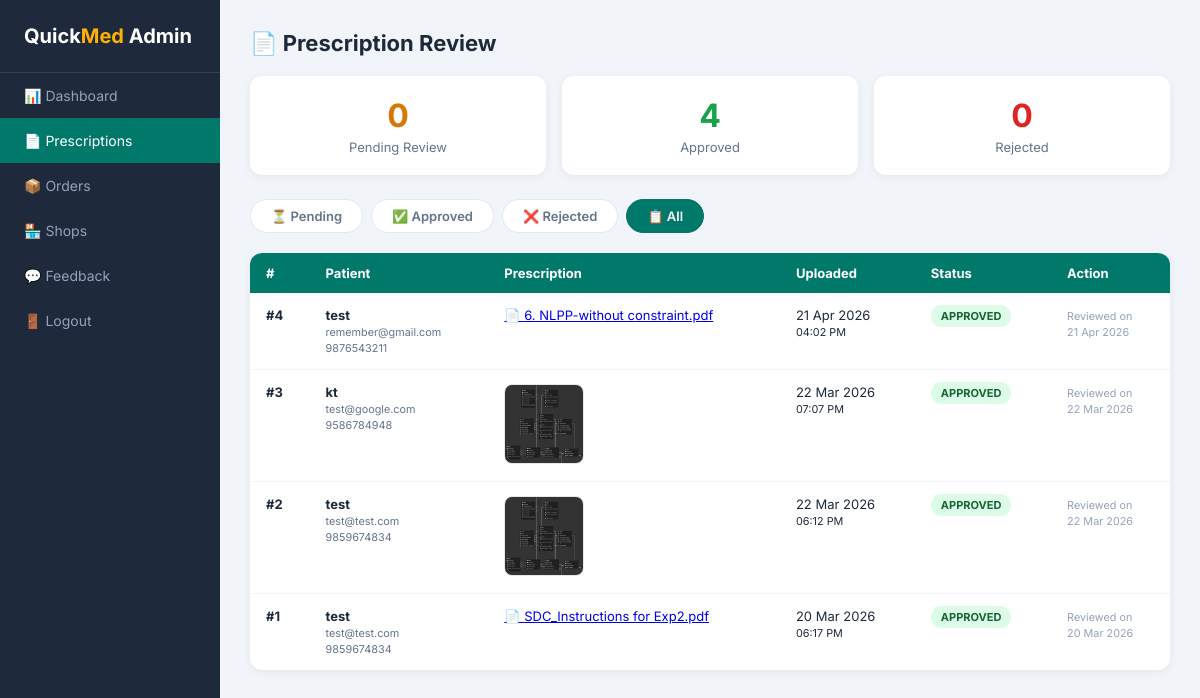
Before: /admin/view_prescriptions.php?filter=all (signed in) with the older database file.
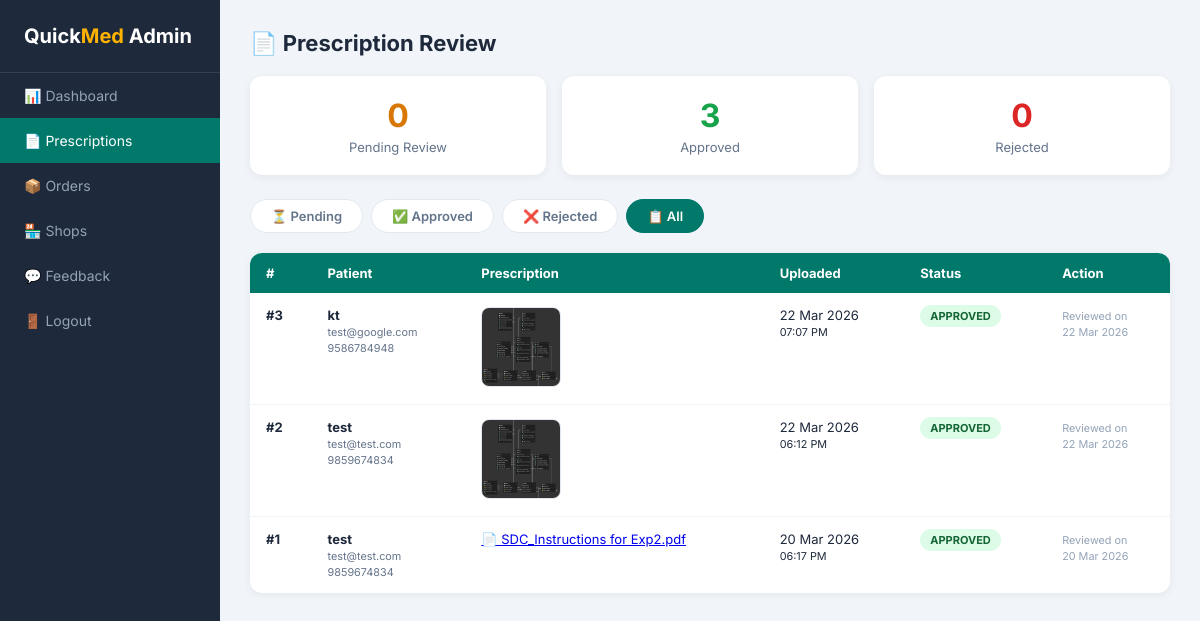
After: the same page with the newer database file.
### tables this page shows
CREATE TABLE `prescriptions` (
  `id` int(11) NOT NULL,
  `user_id` int(11) NOT NULL,
  `file_path` varchar(255) NOT NULL,
  `original_filename` varchar(255) DEFAULT NULL,
  `status` enum('pending','approved','rejected') DEFAULT 'pending',
  `admin_note` text DEFAULT NULL,
  `uploaded_at` timestamp NOT NULL DEFAULT current_timestamp(),
  `reviewed_at` timestamp NULL DEFAULT NULL,
  `reviewed_by` int(11) DEFAULT NULL
);

CREATE TABLE `users` (
  `id` int(11) NOT NULL,
  `full_name` varchar(100) NOT NULL,
  `email` varchar(100) NOT NULL,
  `phone` varchar(15) DEFAULT NULL,
  `password` varchar(255) NOT NULL,
  `address` text DEFAULT NULL,
  `created_at` timestamp NOT NULL DEFAULT current_timestamp()
);

### admin/view_prescriptions.php (the view, shortened to what the changed rows need)
<?php
require '../includes/db.php';
$filter = $_GET['filter'] ?? 'pending';
$where = ($filter === 'all') ? '' : "WHERE p.status = '$filter'";
$query = "
    SELECT p.id, p.file_path, p.original_filename, p.status, p.admin_note,
           p.uploaded_at, p.reviewed_at,
           u.full_name, u.email, u.phone
    FROM prescriptions p
    JOIN users u ON p.user_id = u.id
    $where
    ORDER BY p.uploaded_at DESC
";
$result = $conn->query($query);
$stats = $conn->query("SELECT status, COUNT(*) as cnt FROM prescriptions GROUP BY status")->fetch_all(MYSQLI_ASSOC);
$statMap = ['pending' => 0, 'approved' => 0, 'rejected' => 0];
foreach ($stats as $s) $statMap[$s['status']] = $s['cnt'];
?>
<!DOCTYPE html>
<html lang="en">
<head>
</head>
<body>
<div class="main">
    <div class="stats">
        <div class="stat-card">
            <div class="num approved-num"><?= $statMap['approved'] ?></div>
            <div class="label">Approved</div>
        </div>
    </div>
    <table class="rx-table">
        <thead>
            <tr>
                <th>#</th>
                <th>Patient</th>
                <th>Prescription</th>
                <th>Uploaded</th>
                <th>Status</th>
                <th>Action</th>
            </tr>
        </thead>
        <tbody>
        <?php while ($rx = $result->fetch_assoc()): ?>
            <tr>
                <td><strong>#<?= $rx['id'] ?></strong></td>
                <td>
                    <strong><?= htmlspecialchars($rx['full_name']) ?></strong><br>
                    <small style="color:#64748b;"><?= htmlspecialchars($rx['email']) ?></small><br>
                    <small style="color:#64748b;"><?= htmlspecialchars($rx['phone'] ?? '') ?></small>
                </td>
                <td>
                    <?php
                    $ext = strtolower(pathinfo($rx['file_path'], PATHINFO_EXTENSION));
                    if (in_array($ext, ['jpg','jpeg','png'])):
                    ?>
                        <img src="../<?= htmlspecialchars($rx['file_path']) ?>"
                             class="rx-img"
                             onclick="openLightbox(this.src)"
                             title="Click to enlarge">
                    <?php else: ?>
                        <a href="../<?= htmlspecialchars($rx['file_path']) ?>" target="_blank">
                            📄 <?= htmlspecialchars($rx['original_filename']) ?>
                        </a>
                    <?php endif; ?>
                </td>
                <td><?= date('d M Y', strtotime($rx['uploaded_at'])) ?><br>
                    <small><?= date('h:i A', strtotime($rx['uploaded_at'])) ?></small>
                </td>
                <td>
                    <span class="badge <?= $rx['status'] ?>"><?= ucfirst($rx['status']) ?></span>
                </td>
                <td>
                    <?php if ($rx['status'] === 'pending'): ?>
                    <div class="action-form">
                        <form method="POST" onsubmit="return validateRxAction(this)">
                            <input type="hidden" name="rx_id" value="<?= $rx['id'] ?>">
                            <textarea name="admin_note" placeholder="Note to patient (required if rejecting)..." rows="2" maxlength="300"></textarea>
                            <div style="display:flex; gap:8px;">
                                <button type="submit" name="action" value="approved" class="btn-approve">✅ Approve</button>
                                <button type="submit" name="action" value="rejected" class="btn-reject">❌ Reject</button>
                            </div>
                        </form>
                    </div>
                    <?php else: ?>
                        <small style="color:#94a3b8;">Reviewed on<br><?= date('d M Y', strtotime($rx['reviewed_at'])) ?></small>
                    <?php endif; ?>
                </td>
            </tr>
        <?php endwhile; ?>
        </tbody>
    </table>
</div>
</body>
</html>

Changed rows visible on the page:
removed prescriptions: id "4", user.full_name "test", user.email "remember@gmail.com", user.phone "9876543211", original_filename "6. NLPP-without constraint.pdf", uploaded_at "21 Apr 2026", uploaded_at "04:02 PM", status "APPROVED", reviewed_at "21 Apr 2026"
Other visible differences:
$statMap['approved']: "4" → "3"
